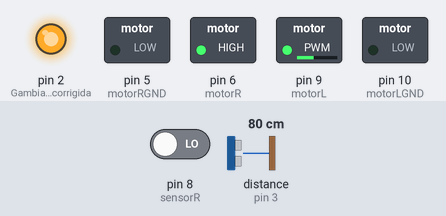
The sketch below on a simulated Arduino Uno, built with avr-gcc and run on an emulated ATmega328P. On the bench: switched loads named in the sketch (green lamp = pin HIGH), output pins drawn as LEDs (lit = HIGH). Wiring (inferred from the names in the program): ultrasonic range finder: trigger pin 11; echo pin 3. Inputs (shaded band) come from the test bench; at power-on: pin 8 (sensorR) LOW, distance to the obstacle (sensor on pin 3) 80 cm. The echo pulse lasts 58.3 µs per cm; pins used as bus, display or sensor lines are not drawn.

Above: at 1.2 s.
1.3 s: pin 8 (sensorR) driven HIGH
At 2.0 s:
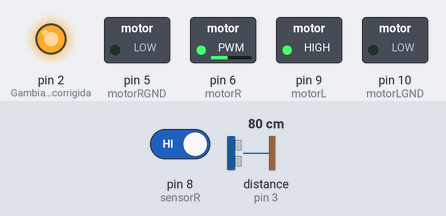
2.8 s: pin 8 (sensorR) driven LOW
At 3.2 s:
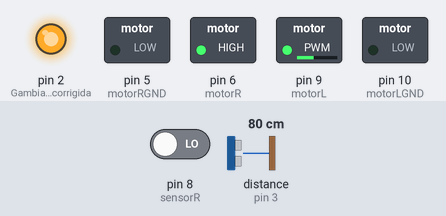
Timing chart, 0 to 5.8 s (numbered marks = the images above; inputs shaded):
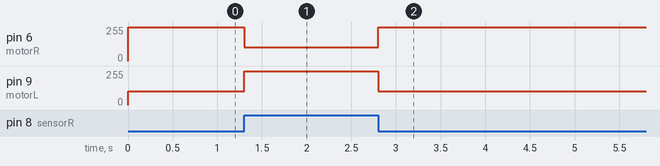

Measured:
- after the input at 1.3 s, pin 6 (motorR): 255/255 → 105/255 at once; pin 9 (motorL): 105/255 → 255/255 at once
- after the input at 2.8 s, pin 6 (motorR): 105/255 → 255/255 at once; pin 9 (motorL): 255/255 → 105/255 at once

The sketch:

Seguidor_de_faixa_Arduino.ino
```cpp
#define sensorL 1
#define sensorR 8
#define trigPin 11
#define echoPin 3
#define motorL 9
#define motorR 6
#define motorLGND 10
#define motorRGND 5

int distance, velocity,
    *ptr_vel = &velocity;
boolean count;

void setup() {
  pinMode(sensorL, INPUT);
  pinMode(sensorR, INPUT);
  pinMode(trigPin, OUTPUT);
  pinMode(echoPin, INPUT);
  pinMode(motorL, OUTPUT);
  pinMode(motorR, OUTPUT);

  pinMode(motorLGND, OUTPUT);
  pinMode(motorRGND, OUTPUT);
  digitalWrite(motorLGND, LOW);
  digitalWrite(motorRGND, LOW);

  pinMode(2, OUTPUT); //Gambiarra a ser corrigida
  digitalWrite(2, HIGH);

}

void followOutside(int velocity) {
    if(digitalRead(sensorR) == 1) {
      analogWrite(motorL, velocity);
      analogWrite(motorR, velocity - 150);
    }
    else {
      analogWrite(motorL, velocity - 150);
      analogWrite(motorR, velocity);
    }
}

void followInside(int velocity) {
    if(digitalRead(sensorL) == 1) {
      analogWrite(motorL, velocity - 150);
      analogWrite(motorR, velocity);
    }
    else {
      analogWrite(motorL, velocity);
      analogWrite(motorR, velocity - 150);
    }
}

float ultrasonicRead() {
  float duration, distance;
  digitalWrite(trigPin, LOW);
  delayMicroseconds(2);
  digitalWrite(trigPin, HIGH);
  delayMicroseconds(10);
  digitalWrite(trigPin, LOW);
  duration = pulseIn(echoPin, HIGH);
  distance = (duration / 2) / 29.1;
  return distance;
}

void stayAway(int *velocity) {
   if(ultrasonicRead() < 10) {
      if(*velocity > 0) (*velocity)--;
   }
   else {
      if(distance > 15) {
         if(*velocity < 255) (*velocity)++;
      }
   }
}

void loop() {

  if(ultrasonicRead() < 20) {  //Achou o Dummy

    stayAway(ptr_vel);

    if(count) {  //Parte grande da trajetoria
      followInside(velocity);
      if(sensorR == 1) {
        velocity = 150;
        while(sensorR == 1) {
          followInside(velocity);
        }
        while(sensorR == 0) {
          followInside(velocity);
        }
        while(sensorR == 1) {
          followInside(velocity);
        }
      }
    }

    else {  //Parte pequena da trajetoria
      followOutside(velocity);
      if(sensorL == 1) {
        while(sensorL == 1) {
          stayAway(ptr_vel);
          followOutside(velocity);
        }
        count = true;
      }
    }

  }

  else {  //Nao achou o Dummy

    if(count) {
      velocity = 255;
      followOutside(velocity);
      if(sensorL == 1) {
        while(sensorL == 1) {
          followOutside(velocity);
        }
        count = false;
      }
    }

    else {
      velocity = 255;
      followOutside(velocity);
      if(sensorL == 1) {
        while(sensorL == 1) {
          followOutside(velocity);
        }
        count = true;
      }
    }

  }

}
```
